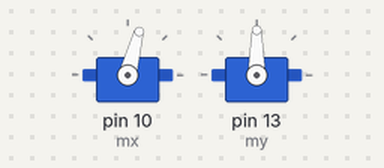
Simulated run of this sketch. Board: Arduino Uno, built with avr-gcc and run on an emulated ATmega328P. Parts: 2 × servo.

Above: at 0.05 s.
At 4.0 s:
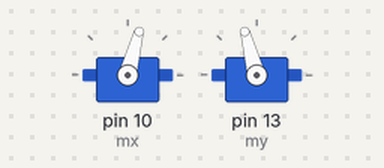
Timing chart, 0 to 5.2 s (numbered marks = the images above):
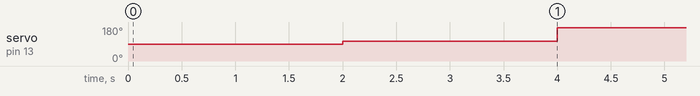

Measured:
- by itself, servo on pin 13 (my): alternates 175° for 2.0 s and 105° for 2.0 s

The sketch:

Saluto.ino
```cpp
#include <Servo.h>;

Servo mx;
Servo my;

int ang_x=0;
int ang_y=0;
int ang_x_vecchio=ang_x;
int ang_y_vecchio=ang_y;
int parte=0;

void setup()
{
    mx.attach(10);
    my.attach(13);
}

void loop()
{
    int fatto=0;
    if (parte==0){
        ang_x=75;
        parte=1;
        fatto=1;
    }
    if (parte==1){
        if (fatto==0){
        ang_y=105;
        fatto=1;
        parte=2;
        }
    }
    if (parte==2){
        if (fatto==0){
        ang_y=175;
        parte=1;
        }
    }
    if (ang_x > 180){
        ang_x=79;
    }
    if (ang_x_vecchio!=ang_x){
        mx.write(ang_x);
    }
    if (ang_y > 180){
        ang_y=79;
    }
    if (ang_y_vecchio!=ang_y){
        my.write(ang_y);
    }
    ang_x_vecchio=ang_x;
    ang_y_vecchio=ang_y;
    delay(2000);
}
```
